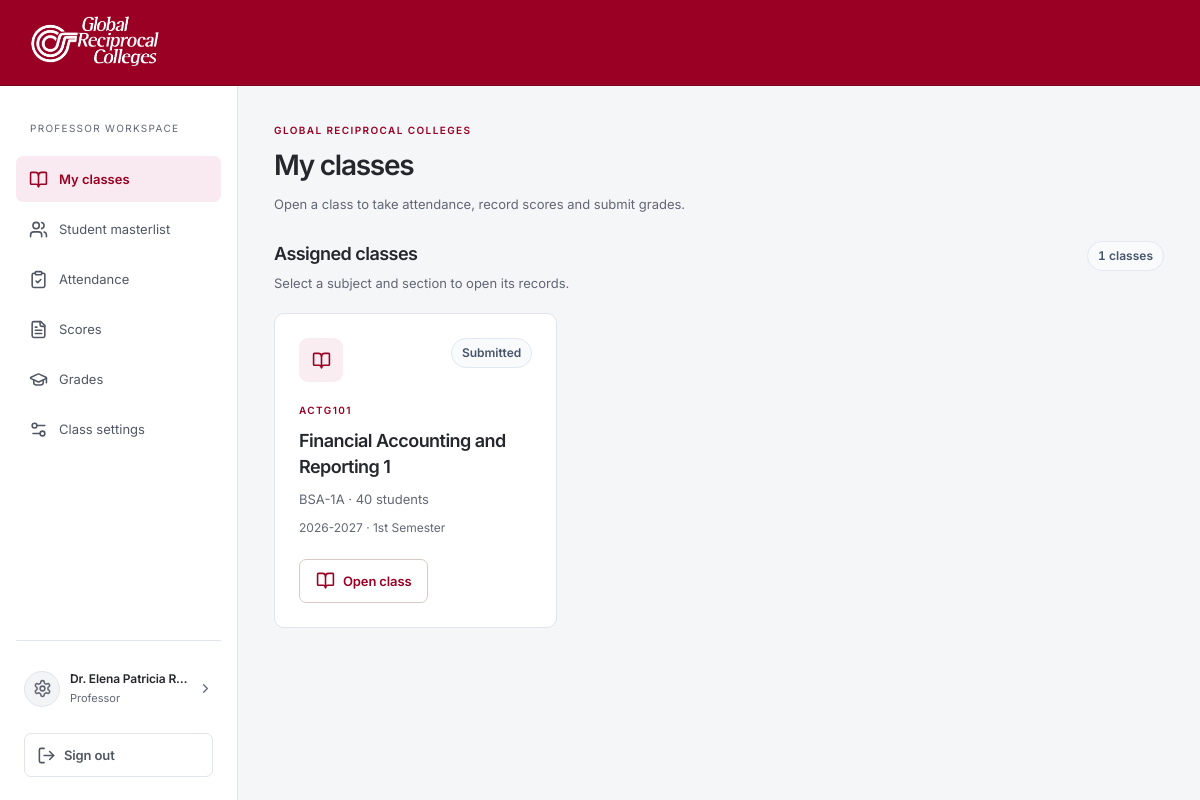
/professor-dashboard.php (signed in), run on the app's committed database.
### tables this page shows
CREATE TABLE IF NOT EXISTS `professors` (
  `id` INT UNSIGNED AUTO_INCREMENT PRIMARY KEY,
  `employee_id` VARCHAR(50) NOT NULL UNIQUE,
  `username` VARCHAR(50) NOT NULL UNIQUE,
  `full_name` VARCHAR(150) NOT NULL,
  `email` VARCHAR(190) NOT NULL UNIQUE,
  `password_hash` VARCHAR(255) NOT NULL,
  `department` VARCHAR(120) NOT NULL DEFAULT 'College of Computer Studies',
  `created_at` TIMESTAMP NOT NULL DEFAULT CURRENT_TIMESTAMP
);

CREATE TABLE IF NOT EXISTS `classbook_settings` (
  `subject_id` INT UNSIGNED PRIMARY KEY,
  `revision` INT UNSIGNED NOT NULL DEFAULT 1,
  `state` VARCHAR(20) NOT NULL DEFAULT 'draft',
  `archived` TINYINT NOT NULL DEFAULT 0,
  `late_points` DECIMAL(8,2) NOT NULL DEFAULT 3,
  `absent_points` DECIMAL(8,2) NOT NULL DEFAULT 0,
  `excused_mode` VARCHAR(20) NOT NULL DEFAULT 'makeup',
  `online_full_minutes` DECIMAL(10,2) NULL,
  `online_partial_minutes` DECIMAL(10,2) NULL,
  `created_at` TIMESTAMP DEFAULT CURRENT_TIMESTAMP,
  `grading_model` VARCHAR(30) NOT NULL DEFAULT 'legacy_components',
  FOREIGN KEY(`subject_id`) REFERENCES `subjects`(`id`) ON DELETE RESTRICT
);

CREATE TABLE IF NOT EXISTS `subjects` (
  `id` INT UNSIGNED AUTO_INCREMENT PRIMARY KEY,
  `professor_id` INT UNSIGNED NOT NULL,
  `subject_code` VARCHAR(50) NOT NULL,
  `subject_title` VARCHAR(150) NOT NULL,
  `section` VARCHAR(50) NOT NULL,
  `units` INT NOT NULL DEFAULT 3,
  `school_year` VARCHAR(20) NOT NULL,
  `semester` ENUM('1st Semester', '2nd Semester', 'Summer') NOT NULL DEFAULT '1st Semester',
  `created_at` TIMESTAMP NOT NULL DEFAULT CURRENT_TIMESTAMP,
  INDEX `idx_subject_professor` (`professor_id`),
  CONSTRAINT `fk_subjects_professor` FOREIGN KEY (`professor_id`)
    REFERENCES `professors` (`id`) ON DELETE CASCADE ON UPDATE CASCADE
);

### includes/functions.php (called while the page is built, shortened)
<?php
function h(mixed $value): string
{
    return htmlspecialchars((string)($value ?? ''), ENT_QUOTES | ENT_SUBSTITUTE, 'UTF-8');
}

### includes/classbook.php (called while the page is built, shortened)
<?php
require_once __DIR__.'/account_ids.php';
function cbQuery(PDO $db, string $sql, array $args=[]): PDOStatement {
    $q=$db->prepare($sql); $q->execute($args); return $q;
}
function cbStatus(PDO $db, string $role, int $id): string {
    return (string)(cbQuery($db,'SELECT status FROM classbook_access WHERE role=? AND account_id=?',[$role,$id])->fetchColumn() ?: 'active');
}

### includes/auth.php (called while the page is built, shortened)
<?php
function isLoggedIn(): bool
{
    return isset($_SESSION['user']) && !empty($_SESSION['user']['id']) && !empty($_SESSION['user']['role']);
}
function getCurrentUser(): ?array
{
    return isLoggedIn() ? $_SESSION['user'] : null;
}

### includes/account_ids.php (called while the page is built, shortened)
<?php
function cbAccountPublicId(PDO $db,string $role,int $id): string {
    $existing=cbQuery($db,'SELECT public_id FROM classbook_account_meta WHERE role=? AND account_id=?',[$role,$id])->fetchColumn();
    if($existing)return $existing;
}

### includes/faculty_views.php (the view, shortened to what this page needs)
<?php
function cbFacultyClassDirectory(array $classes,string $view='classes'):void {
    ?><section class="faculty-directory"><div class="panel-heading"><div><h2><?=h($view==='classes'?'Assigned classes':'Choose a class')?></h2><p>Select a subject and section to open its records.</p></div><span class="pill"><?=count($classes)?> classes</span></div><div class="subject-grid"><?php
    foreach($classes as $c){
        $target='professor-dashboard.php?'.http_build_query(['view'=>$view==='classes'?'roster':$view,'subject_id'=>$c['id']]);
        ?><article class="faculty-class-card"><div class="faculty-card-top"><span class="subject-symbol"><?=portalIcon('book-open')?></span><span class="pill"><?=h($c['archived']?'Archived':ucfirst($c['state']??'Legacy'))?></span></div><span class="eyebrow"><?=h($c['subject_code'])?></span><h2><?=h($c['subject_title'])?></h2><p><?=h($c['section'])?> · <?=(int)$c['student_count']?> students</p><small><?=h($c['school_year'].' · '.$c['semester'])?></small><a class="button secondary" href="<?=h($target)?>"><?=portalIcon('book-open')?>Open class</a></article><?php
    }?></div><?php if(!$classes):?><div class="card"><h3>No assigned classes yet</h3><p>Your administrator assigns classes to you. They will appear here as soon as they are created.</p></div><?php endif;?></section><?php
}
    ?><link rel="stylesheet" href="assets/css/faculty-records.css?v=<?=filemtime(__DIR__.'/../assets/css/faculty-records.css')?>">

### includes/portal.php (shortened to what this page needs)
<?php
require_once __DIR__.'/auth.php';
require_once __DIR__.'/functions.php';
require_once __DIR__.'/classbook.php';
function portalUser(PDO $db,string $role): array {
    $u=getCurrentUser();
    if(cbStatus($db,$role,(int)$u['id'])!=='active'){
        unset($_SESSION['user']);setFlash('danger','This account is pending approval or deactivated.');header('Location: index.php');exit;
    }
    $table=match($role){'professor'=>'professors','student'=>'students','admin'=>'classbook_admins',default=>throw new RuntimeException('Unknown account role.')};
    $account=cbQuery($db,'SELECT * FROM '.$table.' WHERE id=?',[$u['id']])->fetch();
    $u['full_name']=$role==='student'?$account['first_name'].' '.$account['last_name']:$account['full_name'];$u['username']=$account['username'];$u['public_id']=cbAccountPublicId($db,$role,(int)$u['id']);$_SESSION['user']=$u;$_SESSION['last_active']=time();return $u;
}
function portalRoleLabel(string $role): string {return match($role){'admin'=>'Administrator','professor'=>'Professor','student'=>'Student',default=>ucfirst($role)};}
function portalIcon(string $name): string {
    $path=__DIR__.'/../assets/icons/'.$name.'.svg';
    $svg=preg_replace('/class="[^"]*"/','class="ui-icon"',file_get_contents($path),1);
    return str_replace('<svg','<svg aria-hidden="true" focusable="false"',$svg);
}
function portalStart(string $title,?array $u=null,string $active=''): void {
    $flash=getFlash();
    ?><!doctype html><html lang="en"><head><link rel="stylesheet" href="assets/css/classbook.css?v=<?=filemtime(__DIR__.'/../assets/css/classbook.css')?>"><link rel="stylesheet" href="assets/css/filters.css?v=<?=filemtime(__DIR__.'/../assets/css/filters.css')?>"><?php if($u):?><link rel="stylesheet" href="assets/css/workspace.css?v=<?=filemtime(__DIR__.'/../assets/css/workspace.css')?>"><link rel="stylesheet" href="assets/css/profile.css?v=<?=filemtime(__DIR__.'/../assets/css/profile.css')?>"><?php endif;?></head><body class="<?=$u?'workspace-app role-'.h($u['role']).(($u['role']==='admin')?' administrator-app':''):''?>">
    <header class="portal-header"><a class="brand" href="index.php" aria-label="Global Reciprocal Colleges home"><img src="assets/grc-wordmark.png" alt="Global Reciprocal Colleges"></a></header>
    <div class="portal-layout"><?php if($u):?><nav class="portal-nav" aria-label="Workspace"><div class="workspace-links" id="workspace-links"><p><?=h($u['role']==='admin'?'ADMINISTRATION':strtoupper(portalRoleLabel($u['role'])).' WORKSPACE')?></p>
    <?php $items=match($u['role']){'professor'=>['classes'=>['professor-dashboard.php','My classes'],'roster'=>['professor-dashboard.php?view=roster','Student masterlist'],'attendance'=>['professor-dashboard.php?view=attendance','Attendance'],'activities'=>['professor-dashboard.php?view=activities','Scores'],'grades'=>['professor-dashboard.php?view=grades','Grades'],'settings'=>['professor-dashboard.php?view=settings','Class settings']], 'admin'=>['overview'=>['registrar.php','Overview'],'accounts'=>['registrar.php?view=accounts','Accounts & approval'],'classes'=>['registrar.php?view=classes','Classes & verification'],'audit'=>['registrar.php?view=audit','Activity log'],'maintenance'=>['registrar.php?view=maintenance','Backup & recovery']],default=>['grades'=>['student-dashboard.php','My grades']]};
    $icons=['overview'=>'layout-dashboard','accounts'=>'users','classes'=>'book-open','audit'=>'history','maintenance'=>'database-backup','roster'=>'users','criteria'=>'list-filter','attendance'=>'clipboard-check','activities'=>'file-text','grades'=>'graduation-cap','import'=>'download','settings'=>'settings-2','profile'=>'user-round'];
    $navActive=$active==='import'?'attendance':($active==='criteria'?'settings':$active);
    foreach($items as $key=>[$url,$label]){if($u['role']==='admin')$label=match($key){'overview'=>'Dashboard','accounts'=>'Accounts','classes'=>'Classes & grades',default=>$label};if($u['role']==='professor'&&isset($_GET['subject_id']))$url.=(str_contains($url,'?')?'&':'?').'subject_id='.(int)$_GET['subject_id'];?><a class="<?=$navActive===$key?'selected':''?>" <?=$navActive===$key?'aria-current="page"':''?> href="<?=h($url)?>"><?=portalIcon($icons[$key]??'file-text')?><span><?=h($label)?></span></a><?php }?><div class="workspace-account"><a class="account-identity account-profile-link <?=$active==='profile'?'current':''?>" href="profile.php" aria-label="<?=h(portalRoleLabel($u['role']).' account settings')?>" <?=$active==='profile'?'aria-current="page"':''?> title="Account settings"><span class="account-avatar"><?=portalIcon('settings')?></span><div><strong title="<?=h($u['full_name'])?>"><?=h($u['full_name'])?></strong><small><?=h(portalRoleLabel($u['role']))?></small></div><?=portalIcon('chevron-right')?></a><form method="post" action="logout.php"><?=csrfField()?><button class="quiet"><?=portalIcon('log-out')?>Sign out</button></form></div></div></nav><?php endif;?>
    <main id="main-content" tabindex="-1" class="portal-main <?=$u?'':'public-main'?>"><?php if($flash):?><div class="notice <?=h($flash['type'])?>" role="status"><?=h($flash['message'])?></div><?php endif;
}
function portalEnd(): void {?></main></div><script src="assets/js/classbook.js?v=<?=filemtime(__DIR__.'/../assets/js/classbook.js')?>"></script></body></html><?php }
function portalHeading(string $title,string $subtitle=''): void {?><div class="page-heading"><span class="eyebrow">GLOBAL RECIPROCAL COLLEGES</span><h1><?=h($title)?></h1><p><?=h($subtitle)?></p></div><?php }
function portalNotice(string $text,string $kind='info'): void {?><div class="notice <?=h($kind)?>" role="status"><?=h($text);?></div><?php }

### assets/css/classbook.css (style rules this page uses)
:root { --red:#990024;--red-dark:#580015;--ink:#292524;--muted:#70655e;--line:#e5ded7;--paper:#faf8f5;--green:#24583b }
* { box-sizing:border-box }
body { margin:0;color:var(--ink);background:var(--paper);font:15px/1.55 'Segoe UI',Arial,sans-serif }
a { color:var(--red);text-underline-offset:3px }
button,input,select,textarea { font:inherit }
button { cursor:pointer;background:var(--red);border:1px solid var(--red);color:#fff;padding:10px 16px;border-radius:6px;font-weight:600 }
button.quiet,.button.secondary { background:#fff;color:var(--red);border:1px solid #d9c9c4 }
a.button { display:inline-block;text-decoration:none;background:var(--red);color:#fff;padding:10px 16px;border-radius:6px;font-size:13px }
.button.secondary { color:var(--red) }
.portal-header { display:flex;align-items:center;justify-content:space-between;gap:20px;background:white;border-bottom:1px solid var(--line);padding:15px 30px }
.brand { display:flex;gap:18px;align-items:center;text-decoration:none;color:var(--ink);font-size:13px;font-weight:750;letter-spacing:.06em }
.brand img { width:125px;height:56px;object-fit:contain;background:var(--red);padding:6px;border-radius:5px }
.portal-layout { display:flex;max-width:1600px;margin:auto }
.portal-nav { width:225px;flex:0 0 225px;background:#fff;border-right:1px solid var(--line);padding:25px 15px;min-height:calc(100vh - 88px) }
.portal-nav p { font-size:10px;color:var(--muted);letter-spacing:.1em;padding:0 14px }
.portal-nav a { display:block;text-decoration:none;padding:12px 14px;color:var(--muted);border-radius:5px;font-size:13px;margin:3px 0 }
.portal-nav a.selected { background:#f5e7e4;color:var(--red);font-weight:700 }
.portal-main { padding:35px;min-width:0;flex:1 }
.page-heading { margin-bottom:28px }
.eyebrow { font-size:10px;letter-spacing:.15em;color:var(--red);font-weight:700 }
h1 { font:normal 36px/1.15 Georgia,serif;margin:10px 0 }
h2 { font:normal 25px/1.25 Georgia,serif;margin:0 0 18px }
.page-heading p,.muted { color:var(--muted) }
.pill { font-size:11px;background:#f4ebdb;color:#795115;padding:4px 9px;border-radius:20px;white-space:nowrap }
button { margin:3px 0 }
.portal-header { background:var(--red);border-bottom:1px solid var(--red-dark);color:#fff }
.portal-header .brand,.portal-header .account,.portal-header a { color:#fff }
.portal-header .brand img { background:transparent }
:root { --red:#990024;--red-dark:#7a001d;--paper:#f8f5f1;--ink:#241f21;--muted:#665b60;--line:#d9ced2;--field-border:#96888f;--error:#a51c30;--error-surface:#fff0f2;--focus:#1d5fa8;--green:#24583b;--surface:#fff }
.portal-header { justify-content:flex-start;padding:12px 24px;min-height:86px }
.portal-header .brand { display:inline-flex;justify-content:center }
.portal-header .brand img { width:145px;height:60px;padding:0;border-radius:0;object-fit:contain }
.workspace-account { padding:6px 14px 18px;margin-bottom:14px;border-bottom:1px solid var(--line) }
.workspace-account strong { display:block;font-size:13px;overflow-wrap:anywhere }
.workspace-account small { display:block;font-size:11px;color:var(--muted);margin:4px 0 10px }
.workspace-account button { font-size:12px;padding:7px 12px }
.workspace-account form { margin:0 }
body { font-family:'GRC Inter',Arial,sans-serif;font-synthesis:none;-webkit-font-smoothing:antialiased }
h1,h2,h3,.auth-intro h1,.auth-panel h2 { font-family:'GRC Inter',Arial,sans-serif;font-weight:600 }
h1,.auth-intro h1 { letter-spacing:-.045em;line-height:1.18 }
h2,.auth-panel h2 { letter-spacing:-.03em;line-height:1.3 }
button,.button,.auth-field label,.field,.workspace-account strong { font-weight:600;letter-spacing:-.01em }
.eyebrow { font-weight:600;letter-spacing:.14em }
.portal-nav { display:flex;flex-direction:column;min-height:calc(100vh - 86px) }
.workspace-account { margin: auto 0 0;padding:20px 14px 0;border-bottom:0;border-top:1px solid var(--line) }
.workspace-links>a:last-of-type { margin-bottom:24px }
.ui-icon { width:19px;height:19px;flex-shrink:0;vertical-align:middle }
.workspace-links>a { display:flex;align-items:center;gap:9px }
.workspace-account button { display:inline-flex;align-items:center;gap:8px }
.account-identity { display:flex;gap:10px;align-items:center }
.account-avatar { display:grid;place-items:center;width:30px;height:30px;flex-shrink:0 }

### includes/page_paint.php (style rules this page uses)
html { color-scheme:light;background:#f5f6f8;min-height:100% }
body { margin:0;min-height:100vh;background:#f5f6f8;color:#292524 }
.portal-header { background:#990024 }
.portal-nav { background:#fff }

### data on the page
professors: full_name "Dr. Elena Patricia R…"
classbook_settings: archived+state "Submitted", subject_id.subject_code "ACTG101", subject_id.subject_title "Financial Accounting and Reporting 1", subject_id.section "BSA-1A", student_count "40", subject_id.semester "2026-2027 · 1st Semester"

### other printed values
$label "My classes"
$label "Student masterlist"
$label "Attendance"
$label "Scores"
$label "Grades"
$label "Class settings"
portalRoleLabel($u['role']) "Professor"
$title "My classes"
$subtitle "Open a class to take attendance, record scores and submit grades."
$view==='classes'?'Assigned classes':'Choose a class' "Assigned classes"
count($classes) "1"
